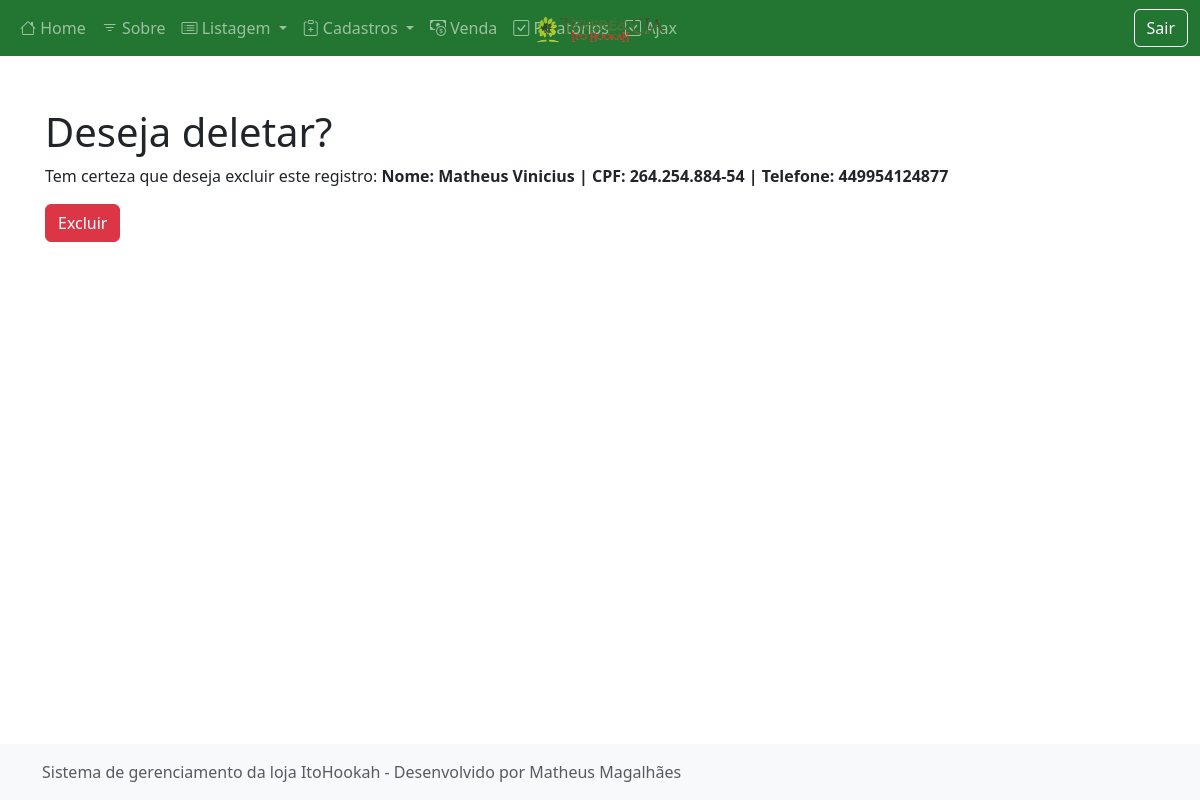
/excluir/cliente/1/ (signed in), run on an earlier commit of the app's database.
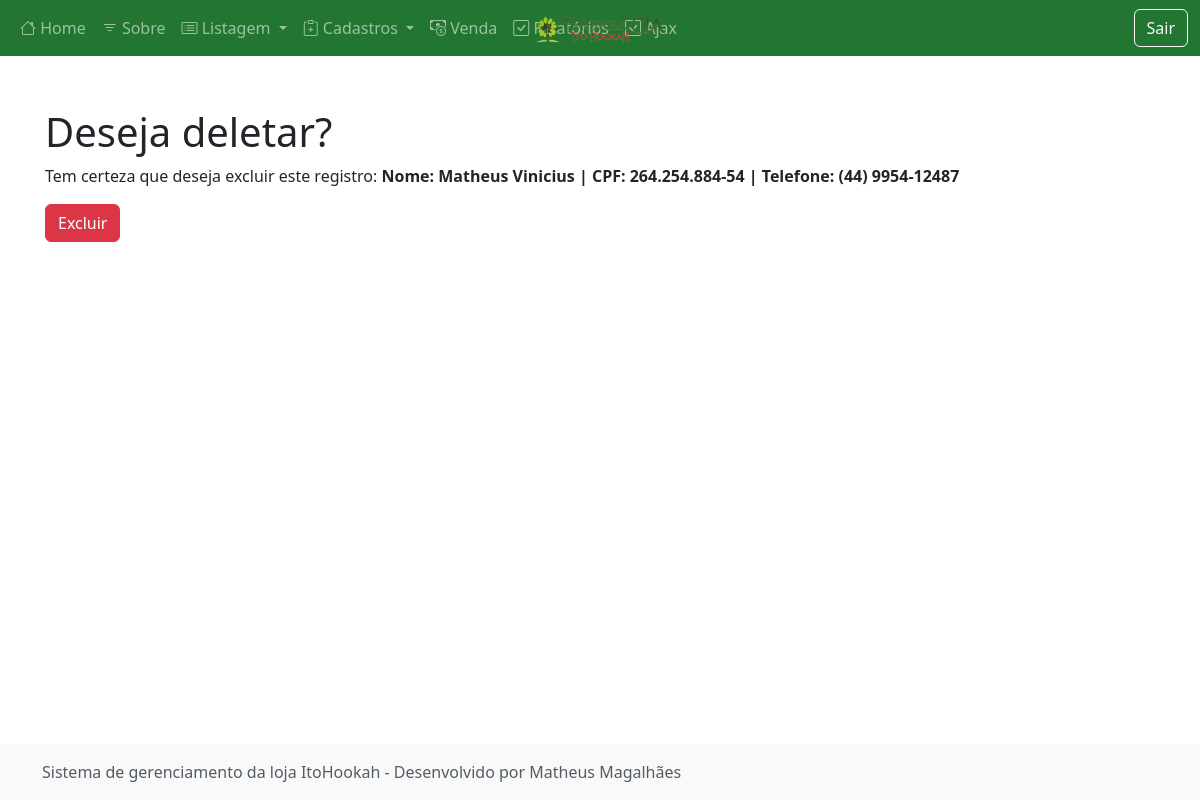
And on a later commit of the database.
### cadastros/models.py (models this page shows)
class Cliente(models.Model):
    nome = models.CharField(max_length=50, verbose_name="Nome")
    cpfCnpj = models.CharField(max_length=14, verbose_name="CPF", unique=True)
    telefone = models.CharField(max_length=15)
    endereco = models.CharField(max_length=300)
    cadastrado_em = models.DateTimeField(auto_now_add=True)
    atualizado_em = models.DateTimeField(auto_now=True)
    def __str__(self):
        return f"Nome: {self.nome} | CPF: {self.cpfCnpj} | Telefone: {self.telefone}"

### cadastros/views.py (the view)
# urls.py: path("excluir/cliente/<int:pk>/", ClienteDelete.as_view(), name="excluir-cliente"),
class ClienteDelete(LoginRequiredMixin, DeleteView):
    model = Cliente
    template_name = "cadastros/delete.html"
    success_url = reverse_lazy("listar-cliente")

### cadastros/templates/cadastros/delete.html (shortened to what this page needs)
{% extends "paginas/modelo.html" %}
{% load static %}
{% load crispy_forms_tags %}
{% block conteudo %}
<h1 class="mt-5">{{titulo|default:"Deseja deletar?"}}</h1>
<form action="" method="post">
    <p>
        Tem certeza que deseja excluir este registro: <b>{{object}}</b>
    </p>
    <button type="submit" class="btn btn-danger">Excluir</button>
</form>
{% endblock %}

What changed in the data, as far as the page shows it:
changed Cliente: nome+cpfCnpj+telefone "Nome: Matheus Vinicius | CPF: 264.254.884-54 | Telefone: 449954124877" → "Nome: Matheus Vinicius | CPF: 264.254.884-54 | Telefone: (44) 9954-12487"
